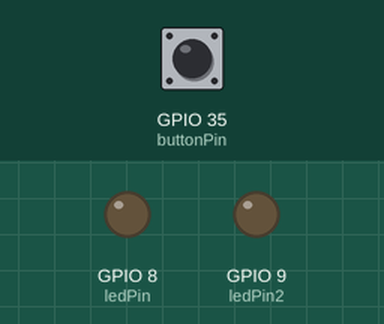
The sketch below on a simulated ESP32-S3. Parts: output pins drawn as LEDs (lit = HIGH). Dashed ring = blinking. Inputs (shaded band) come from the test bench; at power-on: GPIO 35 (buttonPin) LOW.

Above: at 1.2 s.
1.3 s: GPIO 35 (buttonPin) pulled HIGH for 3.2 s
At 1.7 s:
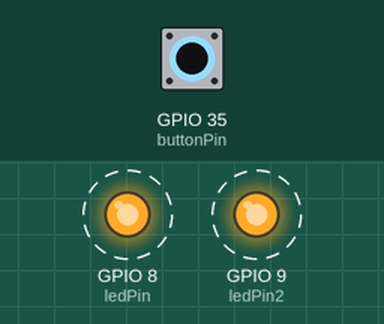
Timing chart, 0 to 6.3 s (numbered marks = the images above; inputs shaded):
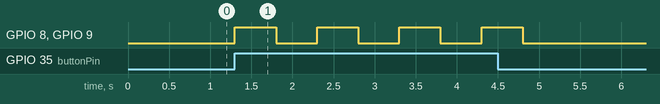

The sketch:

Jacky_Chan_Digital_Lecture_Week_11.ino
```cpp
int ledPin = 8;
int ledPin2 = 9;
int buttonPin = 35;

void setup() {
  pinMode(ledPin, OUTPUT);
  pinMode(ledPin2, OUTPUT);
  pinMode(buttonPin, INPUT);
}

void loop() {
  if (digitalRead(buttonPin) == HIGH) {
    digitalWrite(ledPin, HIGH);
    digitalWrite(ledPin2, HIGH);
    delay(500);
    digitalWrite(ledPin, LOW);
    digitalWrite(ledPin2, LOW);
    delay(500);
  } else {
    digitalWrite(ledPin, LOW);
    digitalWrite(ledPin2, LOW);
  }
}
```

Measured:
- after the input at 1.3 s, GPIO 8 (ledPin), GPIO 9 (ledPin2): alternates HIGH for 0.50 s and LOW for 0.50 s, 8 changes in all, then stays LOW, starting at once
